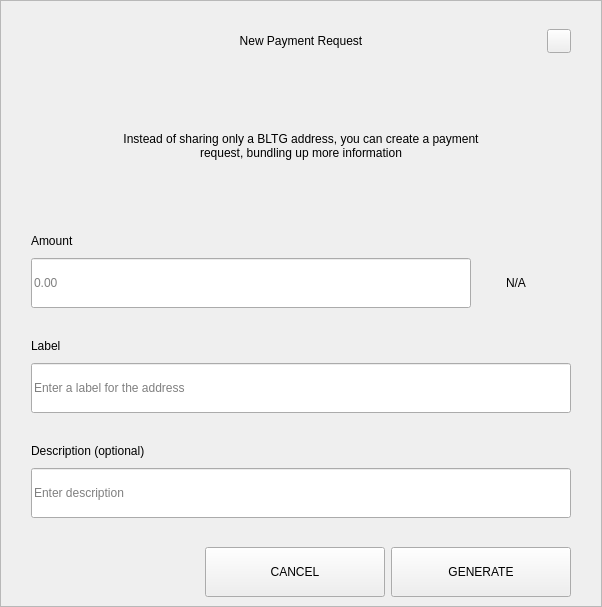
<?xml version="1.0" encoding="UTF-8"?>
<ui version="4.0">
 <class>RequestDialog</class>
 <widget class="QDialog" name="RequestDialog">
  <property name="geometry">
   <rect>
    <x>0</x>
    <y>0</y>
    <width>602</width>
    <height>607</height>
   </rect>
  </property>
  <property name="windowTitle">
   <string notr="true">N/A</string>
  </property>
  <layout class="QVBoxLayout" name="verticalLayout_5">
   <property name="spacing">
    <number>0</number>
   </property>
   <property name="leftMargin">
    <number>0</number>
   </property>
   <property name="topMargin">
    <number>0</number>
   </property>
   <property name="rightMargin">
    <number>0</number>
   </property>
   <property name="bottomMargin">
    <number>0</number>
   </property>
   <item>
    <widget class="QFrame" name="frame">
     <property name="styleSheet">
      <string notr="true"/>
     </property>
     <property name="frameShape">
      <enum>QFrame::StyledPanel</enum>
     </property>
     <property name="frameShadow">
      <enum>QFrame::Raised</enum>
     </property>
     <layout class="QVBoxLayout" name="verticalLayout_4" stretch="1,0,0">
      <property name="spacing">
       <number>0</number>
      </property>
      <property name="leftMargin">
       <number>30</number>
      </property>
      <property name="topMargin">
       <number>20</number>
      </property>
      <property name="rightMargin">
       <number>30</number>
      </property>
      <property name="bottomMargin">
       <number>0</number>
      </property>
      <item>
       <layout class="QHBoxLayout" name="horizontalLayout_3">
        <property name="spacing">
         <number>0</number>
        </property>
        <item>
         <spacer name="horizontalSpacer_21">
          <property name="orientation">
           <enum>Qt::Horizontal</enum>
          </property>
          <property name="sizeHint" stdset="0">
           <size>
            <width>40</width>
            <height>20</height>
           </size>
          </property>
         </spacer>
        </item>
        <item>
         <widget class="QLabel" name="labelTitle">
          <property name="minimumSize">
           <size>
            <width>0</width>
            <height>40</height>
           </size>
          </property>
          <property name="maximumSize">
           <size>
            <width>16777215</width>
            <height>40</height>
           </size>
          </property>
          <property name="styleSheet">
           <string notr="true">padding-left:24px;</string>
          </property>
          <property name="text">
           <string>New Payment Request</string>
          </property>
          <property name="alignment">
           <set>Qt::AlignCenter</set>
          </property>
          <property name="margin">
           <number>7</number>
          </property>
         </widget>
        </item>
        <item>
         <spacer name="horizontalSpacer">
          <property name="orientation">
           <enum>Qt::Horizontal</enum>
          </property>
          <property name="sizeHint" stdset="0">
           <size>
            <width>40</width>
            <height>20</height>
           </size>
          </property>
         </spacer>
        </item>
        <item>
         <widget class="QPushButton" name="btnEsc">
          <property name="minimumSize">
           <size>
            <width>24</width>
            <height>24</height>
           </size>
          </property>
          <property name="maximumSize">
           <size>
            <width>24</width>
            <height>24</height>
           </size>
          </property>
          <property name="focusPolicy">
           <enum>Qt::NoFocus</enum>
          </property>
          <property name="text">
           <string/>
          </property>
         </widget>
        </item>
       </layout>
      </item>
      <item>
       <widget class="QStackedWidget" name="stack">
        <property name="minimumSize">
         <size>
          <width>540</width>
          <height>0</height>
         </size>
        </property>
        <property name="maximumSize">
         <size>
          <width>540</width>
          <height>16777215</height>
         </size>
        </property>
        <property name="currentIndex">
         <number>0</number>
        </property>
        <widget class="QWidget" name="page_1">
         <property name="minimumSize">
          <size>
           <width>540</width>
           <height>0</height>
          </size>
         </property>
         <property name="maximumSize">
          <size>
           <width>540</width>
           <height>16777215</height>
          </size>
         </property>
         <layout class="QVBoxLayout" name="layout1">
          <property name="spacing">
           <number>0</number>
          </property>
          <property name="leftMargin">
           <number>0</number>
          </property>
          <property name="topMargin">
           <number>0</number>
          </property>
          <property name="rightMargin">
           <number>0</number>
          </property>
          <property name="bottomMargin">
           <number>0</number>
          </property>
          <item>
           <spacer name="verticalSpacer_21">
            <property name="orientation">
             <enum>Qt::Vertical</enum>
            </property>
            <property name="sizeType">
             <enum>QSizePolicy::Fixed</enum>
            </property>
            <property name="sizeHint" stdset="0">
             <size>
              <width>20</width>
              <height>30</height>
             </size>
            </property>
           </spacer>
          </item>
          <item alignment="Qt::AlignHCenter">
           <widget class="QLabel" name="labelMessage">
            <property name="minimumSize">
             <size>
              <width>400</width>
              <height>50</height>
             </size>
            </property>
            <property name="text">
             <string>Instead of sharing only a BLTG address, you can create a payment request, bundling up more information</string>
            </property>
            <property name="alignment">
             <set>Qt::AlignCenter</set>
            </property>
            <property name="wordWrap">
             <bool>true</bool>
            </property>
           </widget>
          </item>
          <item alignment="Qt::AlignBottom">
           <widget class="QWidget" name="containerAmount" native="true">
            <layout class="QVBoxLayout" name="verticalLayout">
             <property name="spacing">
              <number>9</number>
             </property>
             <property name="leftMargin">
              <number>0</number>
             </property>
             <property name="topMargin">
              <number>0</number>
             </property>
             <property name="rightMargin">
              <number>0</number>
             </property>
             <property name="bottomMargin">
              <number>0</number>
             </property>
             <item>
              <widget class="QLabel" name="labelSubtitleAmount">
               <property name="minimumSize">
                <size>
                 <width>350</width>
                 <height>16</height>
                </size>
               </property>
               <property name="maximumSize">
                <size>
                 <width>16777215</width>
                 <height>16</height>
                </size>
               </property>
               <property name="text">
                <string>Amount</string>
               </property>
              </widget>
             </item>
             <item alignment="Qt::AlignTop">
              <widget class="QWidget" name="layoutAmount" native="true">
               <layout class="QHBoxLayout" name="horizontalLayout" stretch="2,0">
                <property name="spacing">
                 <number>0</number>
                </property>
                <property name="leftMargin">
                 <number>0</number>
                </property>
                <property name="topMargin">
                 <number>0</number>
                </property>
                <property name="rightMargin">
                 <number>0</number>
                </property>
                <property name="bottomMargin">
                 <number>0</number>
                </property>
                <item>
                 <widget class="QLineEdit" name="lineEditAmount">
                  <property name="minimumSize">
                   <size>
                    <width>0</width>
                    <height>50</height>
                   </size>
                  </property>
                  <property name="maximumSize">
                   <size>
                    <width>16777215</width>
                    <height>50</height>
                   </size>
                  </property>
                  <property name="placeholderText">
                   <string notr="true">0.00</string>
                  </property>
                 </widget>
                </item>
                <item>
                 <widget class="QWidget" name="comboContainer" native="true">
                  <property name="minimumSize">
                   <size>
                    <width>100</width>
                    <height>50</height>
                   </size>
                  </property>
                  <property name="maximumSize">
                   <size>
                    <width>16777215</width>
                    <height>50</height>
                   </size>
                  </property>
                  <layout class="QHBoxLayout" name="horizontalLayout_31">
                   <property name="spacing">
                    <number>0</number>
                   </property>
                   <property name="leftMargin">
                    <number>0</number>
                   </property>
                   <property name="topMargin">
                    <number>0</number>
                   </property>
                   <property name="rightMargin">
                    <number>10</number>
                   </property>
                   <property name="bottomMargin">
                    <number>0</number>
                   </property>
                   <item>
                    <widget class="QLabel" name="comboBoxCoin">
                     <property name="text">
                      <string notr="true">N/A</string>
                     </property>
                     <property name="alignment">
                      <set>Qt::AlignCenter</set>
                     </property>
                    </widget>
                   </item>
                  </layout>
                 </widget>
                </item>
               </layout>
              </widget>
             </item>
            </layout>
           </widget>
          </item>
          <item>
           <spacer name="verticalSpacer_31">
            <property name="orientation">
             <enum>Qt::Vertical</enum>
            </property>
            <property name="sizeType">
             <enum>QSizePolicy::Fixed</enum>
            </property>
            <property name="sizeHint" stdset="0">
             <size>
              <width>20</width>
              <height>30</height>
             </size>
            </property>
           </spacer>
          </item>
          <item>
           <layout class="QVBoxLayout" name="verticalLayoutLabel">
            <property name="spacing">
             <number>9</number>
            </property>
            <item>
             <widget class="QLabel" name="labelSubtitleLabel">
              <property name="minimumSize">
               <size>
                <width>0</width>
                <height>16</height>
               </size>
              </property>
              <property name="maximumSize">
               <size>
                <width>16777215</width>
                <height>16</height>
               </size>
              </property>
              <property name="text">
               <string>Label</string>
              </property>
             </widget>
            </item>
            <item>
             <widget class="QLineEdit" name="lineEditLabel">
              <property name="minimumSize">
               <size>
                <width>0</width>
                <height>50</height>
               </size>
              </property>
              <property name="maximumSize">
               <size>
                <width>16777215</width>
                <height>50</height>
               </size>
              </property>
              <property name="placeholderText">
               <string>Enter a label for the address</string>
              </property>
             </widget>
            </item>
           </layout>
          </item>
          <item>
           <spacer name="verticalSpacer_34">
            <property name="orientation">
             <enum>Qt::Vertical</enum>
            </property>
            <property name="sizeType">
             <enum>QSizePolicy::Fixed</enum>
            </property>
            <property name="sizeHint" stdset="0">
             <size>
              <width>20</width>
              <height>30</height>
             </size>
            </property>
           </spacer>
          </item>
          <item>
           <layout class="QVBoxLayout" name="verticalLayoutDescription">
            <property name="spacing">
             <number>9</number>
            </property>
            <item>
             <widget class="QLabel" name="labelSubtitleDescription">
              <property name="minimumSize">
               <size>
                <width>0</width>
                <height>16</height>
               </size>
              </property>
              <property name="maximumSize">
               <size>
                <width>16777215</width>
                <height>16</height>
               </size>
              </property>
              <property name="text">
               <string>Description (optional)</string>
              </property>
             </widget>
            </item>
            <item>
             <widget class="QLineEdit" name="lineEditDescription">
              <property name="minimumSize">
               <size>
                <width>0</width>
                <height>50</height>
               </size>
              </property>
              <property name="maximumSize">
               <size>
                <width>16777215</width>
                <height>50</height>
               </size>
              </property>
              <property name="placeholderText">
               <string>Enter description</string>
              </property>
             </widget>
            </item>
            <item>
             <spacer name="verticalSpacer_4">
              <property name="orientation">
               <enum>Qt::Vertical</enum>
              </property>
              <property name="sizeType">
               <enum>QSizePolicy::Fixed</enum>
              </property>
              <property name="sizeHint" stdset="0">
               <size>
                <width>20</width>
                <height>20</height>
               </size>
              </property>
             </spacer>
            </item>
           </layout>
          </item>
         </layout>
        </widget>
        <widget class="QWidget" name="page_2">
         <layout class="QVBoxLayout" name="layout2">
          <item>
           <spacer name="verticalSpacer_5">
            <property name="orientation">
             <enum>Qt::Vertical</enum>
            </property>
            <property name="sizeType">
             <enum>QSizePolicy::Fixed</enum>
            </property>
            <property name="sizeHint" stdset="0">
             <size>
              <width>20</width>
              <height>50</height>
             </size>
            </property>
           </spacer>
          </item>
          <item alignment="Qt::AlignHCenter">
           <widget class="QLabel" name="labelQrImg">
            <property name="minimumSize">
             <size>
              <width>260</width>
              <height>260</height>
             </size>
            </property>
            <property name="maximumSize">
             <size>
              <width>260</width>
              <height>260</height>
             </size>
            </property>
            <property name="text">
             <string/>
            </property>
            <property name="alignment">
             <set>Qt::AlignCenter</set>
            </property>
           </widget>
          </item>
          <item>
           <spacer name="verticalSpacer_2">
            <property name="orientation">
             <enum>Qt::Vertical</enum>
            </property>
            <property name="sizeType">
             <enum>QSizePolicy::Fixed</enum>
            </property>
            <property name="sizeHint" stdset="0">
             <size>
              <width>20</width>
              <height>30</height>
             </size>
            </property>
           </spacer>
          </item>
          <item alignment="Qt::AlignHCenter">
           <widget class="QLabel" name="labelAddress">
            <property name="text">
             <string notr="true">N/A </string>
            </property>
           </widget>
          </item>
          <item>
           <spacer name="verticalSpacer_32">
            <property name="orientation">
             <enum>Qt::Vertical</enum>
            </property>
            <property name="sizeType">
             <enum>QSizePolicy::Expanding</enum>
            </property>
            <property name="sizeHint" stdset="0">
             <size>
              <width>20</width>
              <height>20</height>
             </size>
            </property>
           </spacer>
          </item>
          <item>
           <layout class="QHBoxLayout" name="horizontal">
            <property name="leftMargin">
             <number>20</number>
            </property>
            <property name="rightMargin">
             <number>20</number>
            </property>
            <property name="bottomMargin">
             <number>20</number>
            </property>
            <item>
             <spacer name="horizontalSpacer_4">
              <property name="orientation">
               <enum>Qt::Horizontal</enum>
              </property>
              <property name="sizeHint" stdset="0">
               <size>
                <width>40</width>
                <height>20</height>
               </size>
              </property>
             </spacer>
            </item>
            <item>
             <widget class="QPushButton" name="btnCopyAddress">
              <property name="minimumSize">
               <size>
                <width>180</width>
                <height>50</height>
               </size>
              </property>
              <property name="text">
               <string>COPY ADDRESS</string>
              </property>
             </widget>
            </item>
            <item>
             <widget class="QPushButton" name="btnCopyUrl">
              <property name="minimumSize">
               <size>
                <width>180</width>
                <height>50</height>
               </size>
              </property>
              <property name="text">
               <string>COPY URL</string>
              </property>
             </widget>
            </item>
            <item>
             <spacer name="horizontalSpacer_2">
              <property name="orientation">
               <enum>Qt::Horizontal</enum>
              </property>
              <property name="sizeHint" stdset="0">
               <size>
                <width>40</width>
                <height>20</height>
               </size>
              </property>
             </spacer>
            </item>
           </layout>
          </item>
         </layout>
        </widget>
       </widget>
      </item>
      <item>
       <widget class="QWidget" name="buttonsStack" native="true">
        <layout class="QHBoxLayout" name="horizontalLayout_5">
         <property name="leftMargin">
          <number>20</number>
         </property>
         <property name="rightMargin">
          <number>0</number>
         </property>
         <item>
          <spacer name="horizontalSpacer_41">
           <property name="orientation">
            <enum>Qt::Horizontal</enum>
           </property>
           <property name="sizeHint" stdset="0">
            <size>
             <width>40</width>
             <height>20</height>
            </size>
           </property>
          </spacer>
         </item>
         <item>
          <widget class="QPushButton" name="btnCancel">
           <property name="minimumSize">
            <size>
             <width>180</width>
             <height>50</height>
            </size>
           </property>
           <property name="focusPolicy">
            <enum>Qt::NoFocus</enum>
           </property>
           <property name="text">
            <string>CANCEL</string>
           </property>
          </widget>
         </item>
         <item>
          <widget class="QPushButton" name="btnSave">
           <property name="minimumSize">
            <size>
             <width>180</width>
             <height>50</height>
            </size>
           </property>
           <property name="focusPolicy">
            <enum>Qt::NoFocus</enum>
           </property>
           <property name="text">
            <string>GENERATE</string>
           </property>
          </widget>
         </item>
        </layout>
       </widget>
      </item>
     </layout>
    </widget>
   </item>
  </layout>
 </widget>
 <resources/>
 <connections/>
</ui>
